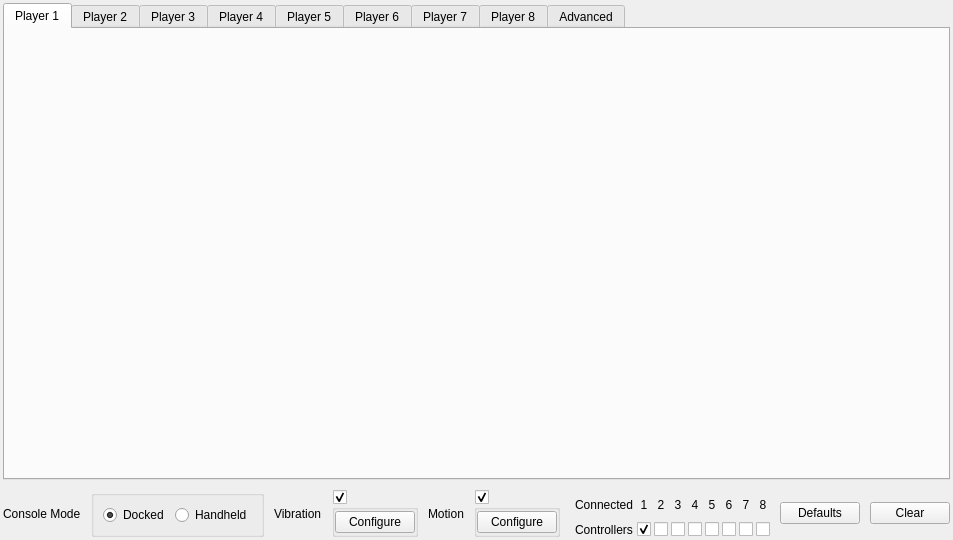
<?xml version="1.0" encoding="UTF-8"?>
<ui version="4.0">
 <class>ConfigureInput</class>
 <widget class="QWidget" name="ConfigureInput">
  <property name="geometry">
   <rect>
    <x>0</x>
    <y>0</y>
    <width>680</width>
    <height>540</height>
   </rect>
  </property>
  <property name="windowTitle">
   <string>ConfigureInput</string>
  </property>
  <layout class="QVBoxLayout" name="verticalLayout_5">
   <property name="spacing">
    <number>2</number>
   </property>
   <property name="leftMargin">
    <number>3</number>
   </property>
   <property name="topMargin">
    <number>3</number>
   </property>
   <property name="rightMargin">
    <number>3</number>
   </property>
   <property name="bottomMargin">
    <number>3</number>
   </property>
   <item>
    <widget class="QTabWidget" name="tabWidget">
     <property name="currentIndex">
      <number>0</number>
     </property>
     <widget class="QWidget" name="tabPlayer1">
      <property name="accessibleName">
       <string>Player 1</string>
      </property>
      <attribute name="title">
       <string>Player 1</string>
      </attribute>
     </widget>
     <widget class="QWidget" name="tabPlayer2">
      <property name="accessibleName">
       <string>Player 2</string>
      </property>
      <attribute name="title">
       <string>Player 2</string>
      </attribute>
     </widget>
     <widget class="QWidget" name="tabPlayer3">
      <property name="accessibleName">
       <string>Player 3</string>
      </property>
      <attribute name="title">
       <string>Player 3</string>
      </attribute>
     </widget>
     <widget class="QWidget" name="tabPlayer4">
      <property name="accessibleName">
       <string>Player 4</string>
      </property>
      <attribute name="title">
       <string>Player 4</string>
      </attribute>
     </widget>
     <widget class="QWidget" name="tabPlayer5">
      <property name="accessibleName">
       <string>Player 5</string>
      </property>
      <attribute name="title">
       <string>Player 5</string>
      </attribute>
     </widget>
     <widget class="QWidget" name="tabPlayer6">
      <property name="accessibleName">
       <string>Player 6</string>
      </property>
      <attribute name="title">
       <string>Player 6</string>
      </attribute>
     </widget>
     <widget class="QWidget" name="tabPlayer7">
      <property name="accessibleName">
       <string>Player 7</string>
      </property>
      <attribute name="title">
       <string>Player 7</string>
      </attribute>
     </widget>
     <widget class="QWidget" name="tabPlayer8">
      <property name="accessibleName">
       <string>Player 8</string>
      </property>
      <attribute name="title">
       <string>Player 8</string>
      </attribute>
     </widget>
     <widget class="QWidget" name="tabAdvanced">
      <property name="accessibleName">
       <string>Advanced</string>
      </property>
      <attribute name="title">
       <string>Advanced</string>
      </attribute>
     </widget>
    </widget>
   </item>
   <item alignment="Qt::AlignVCenter">
    <widget class="QWidget" name="consoleInputSettings" native="true">
     <layout class="QHBoxLayout" name="consoleInputSettingsLayout">
      <property name="spacing"><number>10</number></property>
      <property name="leftMargin"><number>0</number></property>
      <property name="topMargin"><number>8</number></property>
      <property name="rightMargin"><number>0</number></property>
      <property name="bottomMargin"><number>0</number></property>
      <item>
       <widget class="QLabel" name="labelConsoleMode">
        <property name="text"><string>Console Mode</string></property>
        <property name="small" stdset="0"><bool>true</bool></property>
       </widget>
      </item>
      <item>
       <widget class="QGroupBox" name="handheldGroup">
        <property name="visible"><bool>false</bool></property>
        <layout class="QHBoxLayout" name="handheldGroupLayout">
         <item>
          <widget class="QRadioButton" name="radioDocked">
           <property name="text"><string>Docked</string></property>
           <property name="checked"><bool>true</bool></property>
          </widget>
         </item>
         <item>
          <widget class="QRadioButton" name="radioUndocked">
           <property name="text"><string>Handheld</string></property>
          </widget>
         </item>
        </layout>
       </widget>
      </item>
      <item>
       <widget class="QLabel" name="labelVibration">
        <property name="text"><string>Vibration</string></property>
        <property name="small" stdset="0"><bool>true</bool></property>
       </widget>
      </item>
      <item>
       <widget class="QGroupBox" name="vibrationGroup">
        <property name="checkable"><bool>true</bool></property>
        <property name="flat"><bool>true</bool></property>
        <property name="bare" stdset="0"><bool>true</bool></property>
        <layout class="QHBoxLayout" name="vibrationGroupLayout">
         <property name="spacing"><number>0</number></property>
         <property name="leftMargin"><number>0</number></property>
         <property name="topMargin"><number>0</number></property>
         <property name="rightMargin"><number>0</number></property>
         <property name="bottomMargin"><number>0</number></property>
         <item>
          <widget class="QPushButton" name="vibrationButton">
           <property name="text"><string>Configure</string></property>
           <property name="pill" stdset="0"><string notr="true">fill</string></property>
          </widget>
         </item>
        </layout>
       </widget>
      </item>
      <item>
       <widget class="QLabel" name="labelMotion">
        <property name="text"><string>Motion</string></property>
        <property name="small" stdset="0"><bool>true</bool></property>
       </widget>
      </item>
      <item>
       <widget class="QGroupBox" name="motionGroup">
        <property name="checkable"><bool>true</bool></property>
        <property name="flat"><bool>true</bool></property>
        <property name="bare" stdset="0"><bool>true</bool></property>
        <layout class="QHBoxLayout" name="motionGroupLayout">
         <property name="spacing"><number>0</number></property>
         <property name="leftMargin"><number>0</number></property>
         <property name="topMargin"><number>0</number></property>
         <property name="rightMargin"><number>0</number></property>
         <property name="bottomMargin"><number>0</number></property>
         <item>
          <widget class="QPushButton" name="motionButton">
           <property name="text"><string>Configure</string></property>
           <property name="pill" stdset="0"><string notr="true">fill</string></property>
          </widget>
         </item>
        </layout>
       </widget>
      </item>
      <item>
       <widget class="QWidget" name="connectedControllers" native="true">
        <property name="visible"><bool>false</bool></property>
        <layout class="QGridLayout" name="gridLayout_2">
         <property name="leftMargin">
          <number>5</number>
         </property>
         <property name="topMargin">
          <number>0</number>
         </property>
         <property name="rightMargin">
          <number>0</number>
         </property>
         <property name="bottomMargin">
          <number>0</number>
         </property>
         <property name="spacing">
          <number>3</number>
         </property>
         <item row="1" column="2">
          <widget class="QCheckBox" name="checkboxPlayer2Connected">
           <property name="text">
            <string/>
           </property>
          </widget>
         </item>
         <item row="1" column="0">
          <widget class="QLabel" name="label_2">
           <property name="text">
            <string>Controllers</string>
           </property>
          </widget>
         </item>
         <item row="1" column="4">
          <widget class="QCheckBox" name="checkboxPlayer4Connected">
           <property name="text">
            <string/>
           </property>
          </widget>
         </item>
         <item row="1" column="3">
          <widget class="QCheckBox" name="checkboxPlayer3Connected">
           <property name="text">
            <string/>
           </property>
          </widget>
         </item>
         <item row="1" column="5">
          <widget class="QCheckBox" name="checkboxPlayer5Connected">
           <property name="text">
            <string/>
           </property>
          </widget>
         </item>
         <item row="0" column="1">
          <widget class="QLabel" name="label">
           <property name="text">
            <string>1</string>
           </property>
           <property name="alignment">
            <set>Qt::AlignCenter</set>
           </property>
          </widget>
         </item>
         <item row="1" column="7">
          <widget class="QCheckBox" name="checkboxPlayer7Connected">
           <property name="text">
            <string/>
           </property>
          </widget>
         </item>
         <item row="1" column="6">
          <widget class="QCheckBox" name="checkboxPlayer6Connected">
           <property name="text">
            <string/>
           </property>
          </widget>
         </item>
         <item row="1" column="1">
          <widget class="QCheckBox" name="checkboxPlayer1Connected">
           <property name="layoutDirection">
            <enum>Qt::LeftToRight</enum>
           </property>
           <property name="checked">
            <bool>true</bool>
           </property>
          </widget>
         </item>
         <item row="1" column="8">
          <widget class="QCheckBox" name="checkboxPlayer8Connected">
           <property name="text">
            <string/>
           </property>
          </widget>
         </item>
         <item row="0" column="2">
          <widget class="QLabel" name="label_3">
           <property name="text">
            <string>2</string>
           </property>
           <property name="alignment">
            <set>Qt::AlignCenter</set>
           </property>
          </widget>
         </item>
         <item row="0" column="3">
          <widget class="QLabel" name="label_4">
           <property name="text">
            <string>3</string>
           </property>
           <property name="alignment">
            <set>Qt::AlignCenter</set>
           </property>
          </widget>
         </item>
         <item row="0" column="4">
          <widget class="QLabel" name="label_5">
           <property name="text">
            <string>4</string>
           </property>
           <property name="alignment">
            <set>Qt::AlignCenter</set>
           </property>
          </widget>
         </item>
         <item row="0" column="5">
          <widget class="QLabel" name="label_6">
           <property name="text">
            <string>5</string>
           </property>
           <property name="alignment">
            <set>Qt::AlignCenter</set>
           </property>
          </widget>
         </item>
         <item row="0" column="6">
          <widget class="QLabel" name="label_7">
           <property name="text">
            <string>6</string>
           </property>
           <property name="alignment">
            <set>Qt::AlignCenter</set>
           </property>
          </widget>
         </item>
         <item row="0" column="7">
          <widget class="QLabel" name="label_8">
           <property name="text">
            <string>7</string>
           </property>
           <property name="alignment">
            <set>Qt::AlignCenter</set>
           </property>
          </widget>
         </item>
         <item row="0" column="8">
          <widget class="QLabel" name="label_9">
           <property name="text">
            <string>8</string>
           </property>
           <property name="alignment">
            <set>Qt::AlignCenter</set>
           </property>
          </widget>
         </item>
         <item row="0" column="0">
          <widget class="QLabel" name="label_10">
           <property name="text">
            <string>Connected</string>
           </property>
          </widget>
         </item>
        </layout>
       </widget>
      </item>
      <item>
       <spacer name="consoleInputSettingsSpacer">
        <property name="orientation"><enum>Qt::Orientation::Horizontal</enum></property>
        <property name="sizeHint"><size><width>0</width><height>0</height></size></property>
       </spacer>
      </item>
      <item>
       <widget class="QPushButton" name="buttonRestoreDefaults">
        <property name="text"><string>Defaults</string></property>
        <property name="pill" stdset="0"><string notr="true">ghost</string></property>
       </widget>
      </item>
      <item>
       <widget class="QPushButton" name="buttonClearAll">
        <property name="text"><string>Clear</string></property>
        <property name="pill" stdset="0"><string notr="true">ghost</string></property>
       </widget>
      </item>
     </layout>
    </widget>
   </item>
  </layout>
 </widget>
 <resources/>
 <connections/>
</ui>
